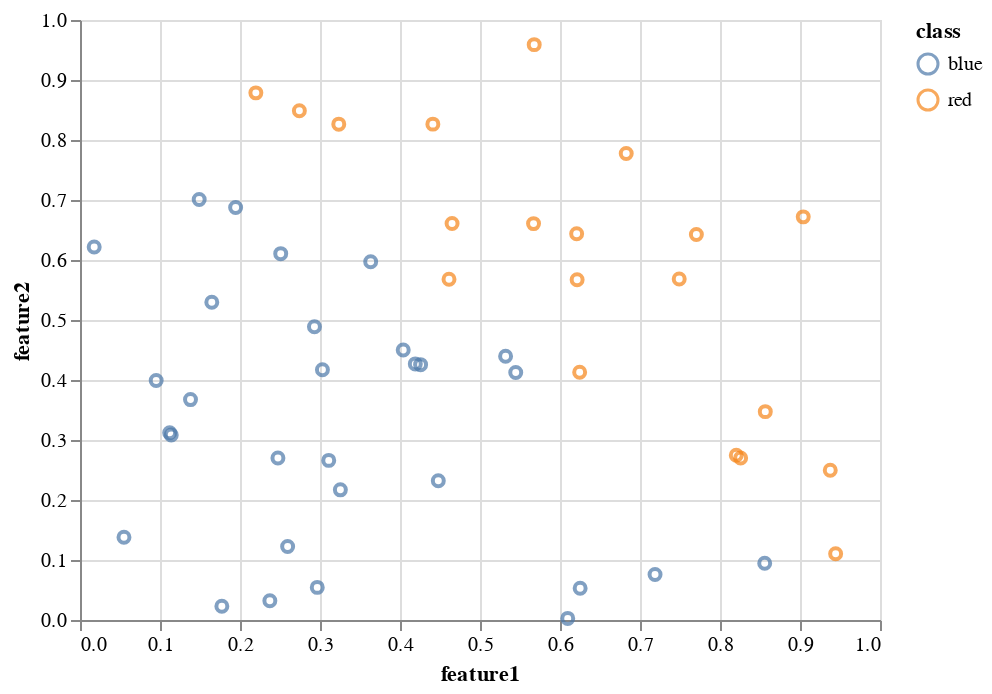

The cell this chart's notebook holds for it:
### Markdown cell above
We can also look at the test split. The test split consists of
the additional challenge points that our model needs to get correct.
These points will follow a similar pattern, but have different features.

### Code cell
chart = (alt.Chart(df_test)
    .mark_point()
    .encode(
        x = "feature1",
        y = "feature2",
        color = "class"
    ))
chart

### Figure 1 — Vega-Lite specification as saved in the notebook (floating-point values rounded to 4 significant figures)
{"config": {"view": {"continuousWidth": 400, "continuousHeight": 300}}, "data": {"name": "data-ca9cb7a621f90d77be2526416bab58a9"}, "mark": "point", "encoding": {"color": {"type": "nominal", "field": "class"}, "x": {"type": "quantitative", "field": "feature1"}, "y": {"type": "quantitative", "field": "feature2"}}, "$schema": "https://vega.github.io/schema/vega-lite/v4.8.1.json", "datasets": {"data-ca9cb7a621f90d77be2526416bab58a9": [{"class": "blue", "split": "test", "feature1": 0.7188, "feature2": 0.07595}, {"class": "red", "split": "test", "feature1": 0.4411, "feature2": 0.8264}, {"class": "red", "split": "test", "feature1": 0.8203, "feature2": 0.2745}, {"class": "red", "split": "test", "feature1": 0.6208, "feature2": 0.6437}, {"class": "blue", "split": "test", "feature1": 0.3634, "feature2": 0.597}, {"class": "blue", "split": "test", "feature1": 0.3255, "feature2": 0.2169}, {"class": "red", "split": "test", "feature1": 0.4651, "feature2": 0.6608}, {"class": "blue", "split": "test", "feature1": 0.1945, "feature2": 0.6875}, {"class": "blue", "split": "test", "feature1": 0.2509, "feature2": 0.6106}, {"class": "red", "split": "test", "feature1": 0.6214, "feature2": 0.5672}, {"class": "blue", "split": "test", "feature1": 0.1773, "feature2": 0.02296}, {"class": "red", "split": "test", "feature1": 0.749, "feature2": 0.5684}, {"class": "blue", "split": "test", "feature1": 0.3109, "feature2": 0.266}, {"class": "blue", "split": "test", "feature1": 0.4479, "feature2": 0.2321}, {"class": "blue", "split": "test", "feature1": 0.2966, "feature2": 0.05437}, {"class": "red", "split": "test", "feature1": 0.8566, "feature2": 0.3473}, {"class": "red", "split": "test", "feature1": 0.2198, "feature2": 0.8786}, {"class": "red", "split": "test", "feature1": 0.6246, "feature2": 0.4129}, {"class": "red", "split": "test", "feature1": 0.6828, "feature2": 0.7774}, {"class": "blue", "split": "test", "feature1": 0.6252, "feature2": 0.05289}, {"class": "blue", "split": "test", "feature1": 0.8559, "feature2": 0.0945}, {"class": "blue", "split": "test", "feature1": 0.05496, "feature2": 0.1379}, {"class": "red", "split": "test", "feature1": 0.5669, "feature2": 0.6606}, {"class": "red", "split": "test", "feature1": 0.7705, "feature2": 0.6426}, {"class": "blue", "split": "test", "feature1": 0.1121, "feature2": 0.312}, {"class": "blue", "split": "test", "feature1": 0.1381, "feature2": 0.3673}, {"class": "red", "split": "test", "feature1": 0.9446, "feature2": 0.1106}, {"class": "blue", "split": "test", "feature1": 0.6097, "feature2": 0.002666}, {"class": "blue", "split": "test", "feature1": 0.4257, "feature2": 0.4256}, {"class": "red", "split": "test", "feature1": 0.4613, "feature2": 0.568}, {"class": "blue", "split": "test", "feature1": 0.4191, "feature2": 0.4268}, {"class": "blue", "split": "test", "feature1": 0.2373, "feature2": 0.03217}, {"class": "blue", "split": "test", "feature1": 0.09523, "feature2": 0.3993}, {"class": "red", "split": "test", "feature1": 0.2742, "feature2": 0.8488}, {"class": "blue", "split": "test", "feature1": 0.5447, "feature2": 0.4126}, {"class": "red", "split": "test", "feature1": 0.3235, "feature2": 0.8264}, {"class": "red", "split": "test", "feature1": 0.904, "feature2": 0.6719}, {"class": "blue", "split": "test", "feature1": 0.2931, "feature2": 0.4887}, {"class": "blue", "split": "test", "feature1": 0.2474, "feature2": 0.2701}, {"class": "red", "split": "test", "feature1": 0.8258, "feature2": 0.2699}, {"class": "blue", "split": "test", "feature1": 0.01774, "feature2": 0.6218}, {"class": "blue", "split": "test", "feature1": 0.1141, "feature2": 0.3082}, {"class": "blue", "split": "test", "feature1": 0.303, "feature2": 0.4171}, {"class": "blue", "split": "test", "feature1": 0.1648, "feature2": 0.5295}, {"class": "blue", "split": "test", "feature1": 0.404, "feature2": 0.4499}, {"class": "blue", "split": "test", "feature1": 0.2595, "feature2": 0.1226}, {"class": "red", "split": "test", "feature1": 0.9378, "feature2": 0.2496}, {"class": "blue", "split": "test", "feature1": 0.149, "feature2": 0.7009}, {"class": "blue", "split": "test", "feature1": 0.532, "feature2": 0.4395}, {"class": "red", "split": "test", "feature1": 0.5678, "feature2": 0.959}]}}
